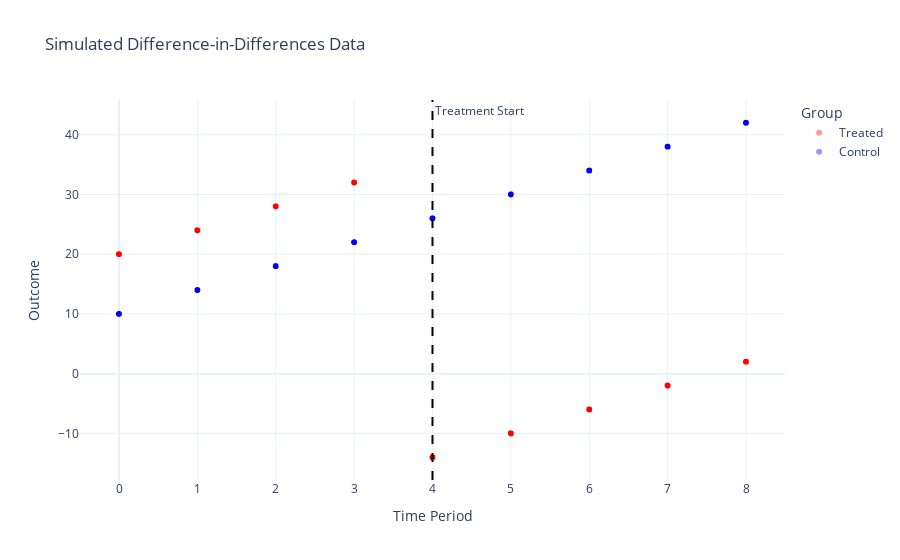

The cell this chart's notebook holds for it:
### Code cell
panel_plot(df)

### Figure 1 — Plotly figure (JSON) as saved in the notebook; plotly's stock layout.template omitted (floating-point values rounded to 4 significant figures; data arrays with more than 128 entries replaced by an {"elided": "..."} marker saying what was removed)
{"data": [{"hovertemplate": "Group=Treated<br>Time Period=%{x}<br>Outcome=%{y}<extra></extra>", "legendgroup": "Treated", "marker": {"color": "red", "opacity": 0.4, "symbol": "circle"}, "mode": "markers", "name": "Treated", "showlegend": true, "type": "scattergl", "x": {"elided": "2250 int values"}, "xaxis": "x", "y": {"elided": "2250 int values"}, "yaxis": "y"}, {"hovertemplate": "Group=Control<br>Time Period=%{x}<br>Outcome=%{y}<extra></extra>", "legendgroup": "Control", "marker": {"color": "blue", "opacity": 0.4, "symbol": "circle"}, "mode": "markers", "name": "Control", "showlegend": true, "type": "scattergl", "x": {"elided": "2250 int values"}, "xaxis": "x", "y": {"elided": "2250 int values"}, "yaxis": "y"}], "layout": {"annotations": [{"showarrow": false, "text": "Treatment Start", "x": 4, "xanchor": "left", "xref": "x", "y": 1, "yanchor": "top", "yref": "y domain"}], "legend": {"title": {"text": "Group"}, "tracegroupgap": 0}, "shapes": [{"line": {"color": "black", "dash": "dash"}, "type": "line", "x0": 4, "x1": 4, "xref": "x", "y0": 0, "y1": 1, "yref": "y domain"}], "title": {"text": "Simulated Difference-in-Differences Data"}, "xaxis": {"anchor": "y", "domain": [0, 1], "title": {"text": "Time Period"}}, "yaxis": {"anchor": "x", "domain": [0, 1], "title": {"text": "Outcome"}}}}
